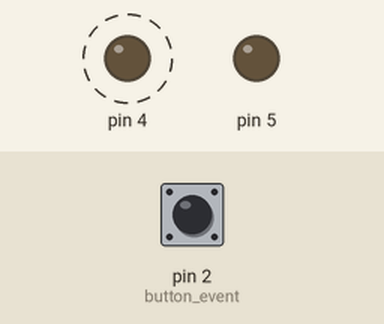
The sketch below on a simulated Arduino Uno, built with avr-gcc and run on an emulated ATmega328P. Shown: output pins drawn as LEDs (lit = HIGH). Dashed ring = blinking. The inputs (shaded band) are chosen by the test bench; at power-on: pin 2 (button_event) LOW.

Above: at 1.2 s.
1.3 s: pin 2 (button_event) pulled HIGH for 0.15 s
At 2.3 s:
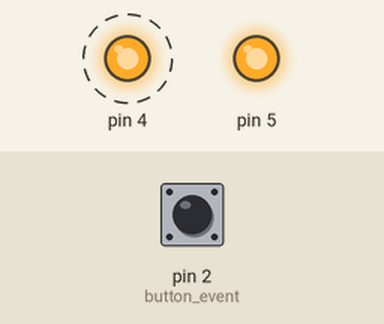
4.4 s: pin 2 (button_event) pulled HIGH for 1 s
At 6.5 s:
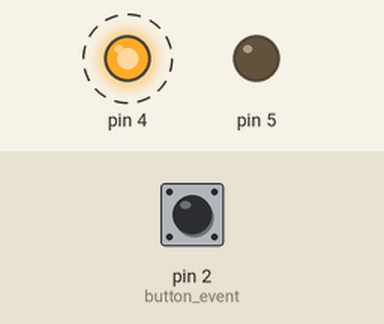
8.4 s: pin 2 (button_event) pulled HIGH for 3.2 s
At 9.8 s:
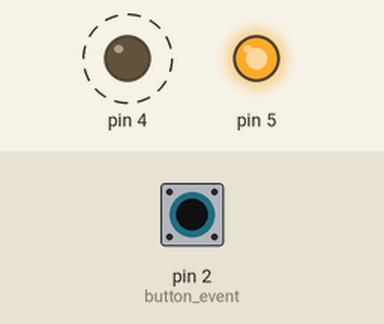
Timing chart, 0 to 20.6 s (numbered marks = the images above; inputs shaded):
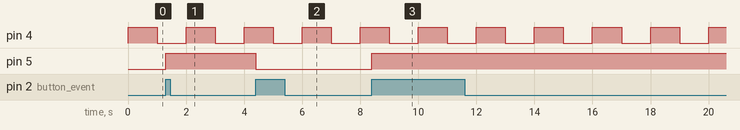

The sketch:

Interrupt_Lab_2.1_.ino
```cpp
char status;
char count;

void setup() {
  pinMode(2,INPUT);
  attachInterrupt(digitalPinToInterrupt(2),button_event,RISING);
  pinMode(4,OUTPUT);
  pinMode(5,OUTPUT);
  count == 0;
}

void loop(){
  digitalWrite(4,HIGH);
  delay(1000);
  digitalWrite(4,LOW);
  delay(1000);
}

void button_event(){
status = digitalRead(2);
  if (status == HIGH){
      if (count == 0) {
        digitalWrite(5,HIGH);
        count = 1; }
      else if (count == 1) {
        digitalWrite(5,LOW);
        count = 0; }
  }
}
```

Measured:
- after the input at 1.3 s, pin 5: LOW → HIGH at once
- after the input at 4.4 s, pin 5: HIGH → LOW at once
- after the input at 8.4 s, pin 5: LOW → HIGH at once
- by itself, pin 4: alternates HIGH for 1.0 s and LOW for 1.0 s
